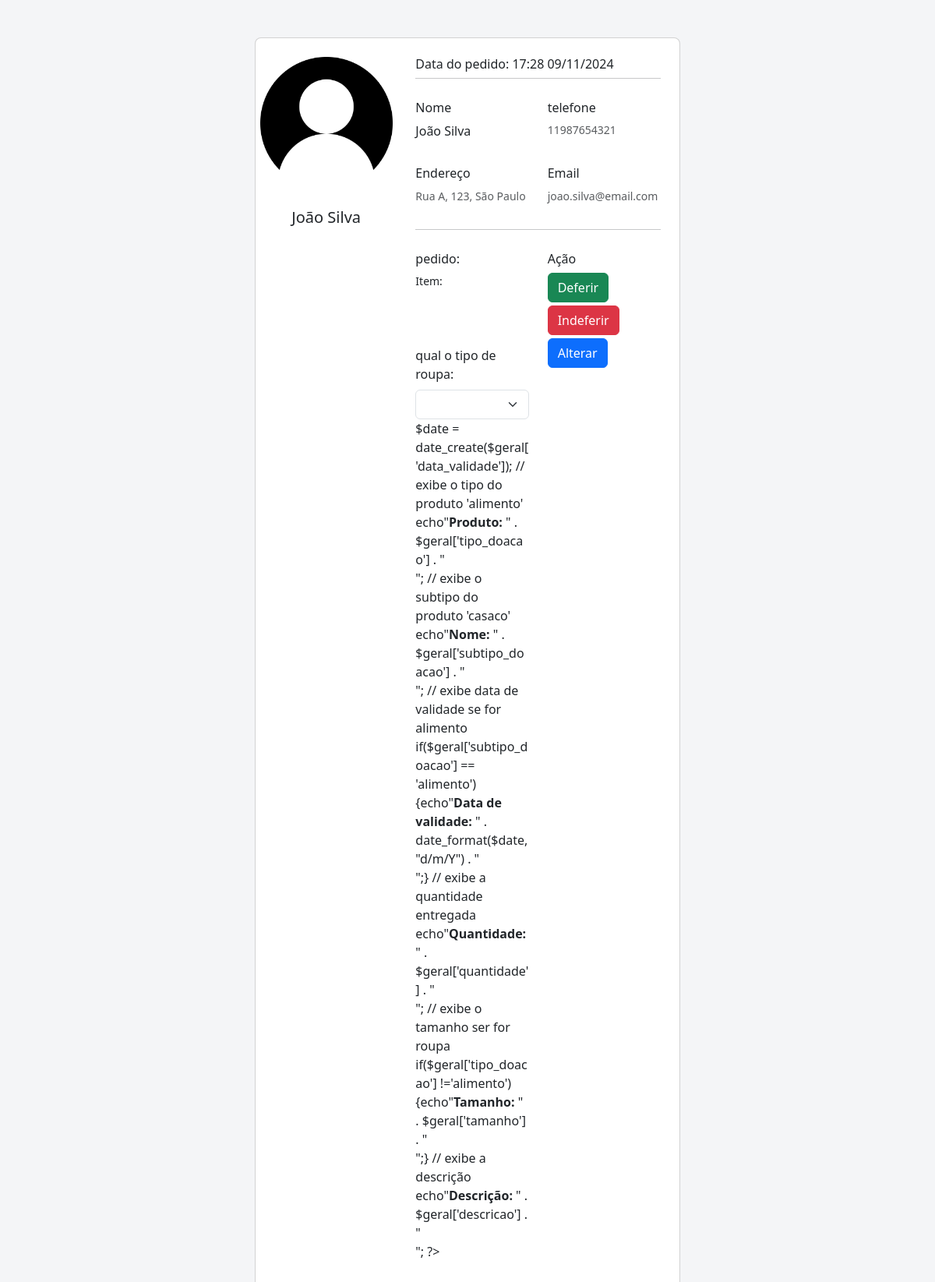
Page /pedidos.php (signed in) on the committed database.
### tables this page shows
CREATE TABLE IF NOT EXISTS `pedido` (
  `id_pedido` int NOT NULL AUTO_INCREMENT,
  `data_pedido` datetime DEFAULT NULL,
  `deferido` tinyint(1) DEFAULT NULL,
  `id_usuario` int DEFAULT NULL,
  `quantidade` int DEFAULT NULL,
  `descricao` text,
  `data_validade` date DEFAULT NULL,
  `tamanho` varchar(3) DEFAULT NULL,
  `subtipo_doacao` varchar(255) DEFAULT NULL,
  `nome` varchar(255) DEFAULT NULL,
  PRIMARY KEY (`id_pedido`),
  KEY `fk_usuario_pedido` (`id_usuario`)
);

CREATE TABLE IF NOT EXISTS `usuario` (
  `id_usuario` int NOT NULL AUTO_INCREMENT,
  `nome` varchar(255) DEFAULT NULL,
  `senha` varchar(255) DEFAULT NULL,
  `email` varchar(255) DEFAULT NULL,
  `endereco` varchar(255) DEFAULT NULL,
  `telefone` varchar(255) DEFAULT NULL,
  `tipo_cliente` int DEFAULT NULL,
  `foto` varchar(255) NOT NULL,
  PRIMARY KEY (`id_usuario`)
);

### pedidos.php (the view, shortened to what this page needs)
<?php
$conexao = conectar();
$sql = "SELECT * FROM pedido WHERE deferido IS null";
$resultado = mysqli_query($conexao, $sql);
while ($geral = mysqli_fetch_assoc($resultado)) {
  $sql_usuario = "SELECT * FROM usuario WHERE id_usuario = " . $geral['id_usuario'];
  $resultado_usuario = mysqli_query($conexao, $sql_usuario);
  $dados = mysqli_fetch_assoc($resultado_usuario);
  $date = date_create($geral['data_pedido']);
  $id_pedido = $geral['id_pedido'];
?>
  <!DOCTYPE html>
  <html lang="pt-BR">
  <head>
    <?php include "links.php"; ?>
  </head>
  <body>
    <section class="vh-25" style="background-color: #f4f5f7;">
      <div class="container py-5 h-100">
        <div class="row d-flex justify-content-center align-items-center h-100">
          <div class="col col-lg-6 mb-4 mb-lg-0">
            <div class="card mb-3" style="border-radius: .5rem;">
              <div class="row g-0">
                <div class="col-md-4 gradient-custom text-center text-white"
                  style="border-top-left-radius: .5rem; border-bottom-left-radius: .5rem;">
                  <tr>
                    <td><img class="my-4" src='img/<?php echo $dados['foto'] ?>' width='170px' height='170px'></td>
                  </tr>
                  <h5 class="text-dark"><?php echo $dados['nome'] ?></h5>
                  <i class="far fa-edit mb-5"></i>
                </div>
                <div class="col-md-8">
                  <div class="card-body p-4">
                    <h6>Data do pedido: <?php echo date_format($date, "H:i   d/m/Y"); ?></h6>
                    <hr class="mt-0 mb-4">
                    <div class="row pt-1">
                      <div class="col-6 mb-3">
                        <h6>Nome</h6>
                        <?php echo $dados['nome']; ?>
                      </div>
                      <div class="col-6 mb-3">
                        <h6>telefone</h6>
                        <p class="text-muted"> <?php echo  $dados['telefone'] . "</p>"; ?>
                      </div>
                    </div>
                    <div class="row pt-1">
                      <div class="col-6 mb-3">
                        <h6>Endereço</h6>
                        <p class="text-muted"><?php echo $dados['endereco'] ?> </p>
                      </div>
                      <div class="col-6 mb-3">
                        <h6>Email</h6>
                        <p class="text-muted"> <?php echo  $dados['email'] . "</p>"; ?>
                      </div>
                    </div>
                    <hr class="mt-0 mb-4">
                    <div class="row pt-1">
                      <div class="col-6 mb-3">
                        <h6>pedido:</h6>
                        <p>Item:</p>
                        <?php
                        $resultado = mysqli_query($conexao, $sql);
                        ?>
                          <?php
                                while ($info = mysqli_fetch_assoc($resultado)) {
                                    echo "<option value=" . $info['id_produto'] . ">" . $info['subtipo_produto'] . "</option>";
                                }
                                ?>
                        <label class="form-label" for="tipo">qual o tipo de roupa:</label>
                        <select name="alimentos" id="tipo" class="form-select" required>
                        </select>
                        $date = date_create($geral['data_validade']);
                        // exibe o tipo do produto 'alimento'
                        echo"<b>Produto: </b>" . $geral['tipo_doacao'] . "<br>";
                        // exibe o subtipo do produto 'casaco'
                        echo"<b>Nome: </b>" . $geral['subtipo_doacao'] . "<br>";
                        // exibe data de validade se for alimento
                        if($geral['subtipo_doacao'] == 'alimento'){echo"<b>Data de validade: </b>" . date_format($date,"d/m/Y") . "<br>";}
                        // exibe a quantidade entregada
                        echo"<b>Quantidade: </b>" . $geral['quantidade'] . "<br>";
                        // exibe o tamanho ser for roupa
                        if($geral['tipo_doacao'] !='alimento'){echo"<b>Tamanho: </b>" . $geral['tamanho'] . "<br>";}
                        // exibe a descrição
                        echo"<b>Descrição:</b> " . $geral['descricao'] . "<br>";
                        ?>
                      </div>
                      <div class="col-6 mb-3">
                        <h6>Ação</h6>
                        <form action="crud/deferir.php?resposta=sim&movimentacao=pedido&id_pedido=<?php echo $id_pedido; ?>" method="POST">
                          <button class="btn btn-success mb-1">Deferir</button>
                        </form>
                        <form action="crud/deferir.php?resposta=nao&movimentacao=pedido&id_pedido=<?php echo $id_pedido; ?>" method="POST">
                          <button class="btn btn-danger mb-1">Indeferir</button>
                        </form>
                        <a class="btn btn-primary" href="form-alterar-pedido.php?id_pedido=<?php echo $id_pedido; ?>">Alterar</a>
                      </div>
                    </div>
                  </div>
                </div>
              </div>
            </div>
          </div>
        </div>
      </div>
    </section>
  <?php } ?>
  </body>
  </html>

### css/estilo.css (style rules this page uses)
body { font-family: 'roboto',sans-serif; width: 100%; height: 100%; text-decoration: none; }
.row { margin: 0; }
p,li { font-size: 14px; }

### rows in the picture
pedido: id_usuario.foto (placeholder picture), id_usuario.nome "João Silva", data_pedido "17:28 09/11/2024", id_usuario.telefone "11987654321", id_usuario.endereco "Rua A, 123, São Paulo", id_usuario.email "joao.silva@email.com"
